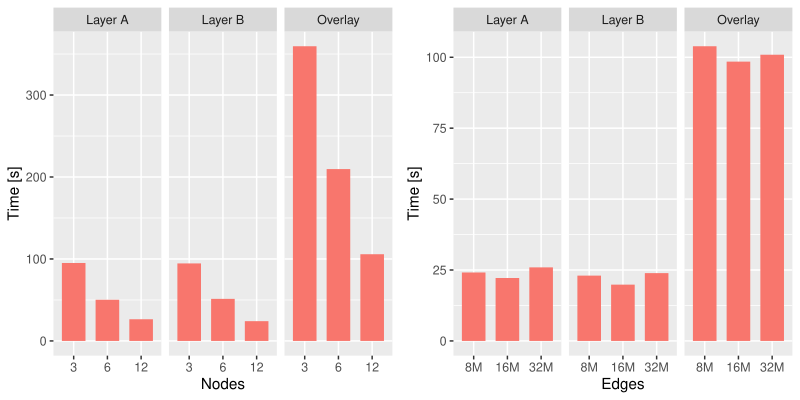

Source code (R):
library(tidyverse)
library(ggpubr)

data1 <- enframe(read_lines("speedup_us.txt"), value = "line") |>
  filter(str_detect(line, 'TIME')) |>
  separate(col = line, into = c("ts", "epoch", "appId", "time", "tag", "stage", "size"), sep = "\\|") |>
  mutate(time = as.numeric(time) / 1000.0) |>
  select(size, stage, time) |>
  filter(stage == "layer1" | stage == "layer2" | stage == "overlay") |>
  mutate(size = recode_factor(size, S1 = "3", S2 = "6", S4 = "12"))

data2 <- data1 |> group_by(size, stage) |> summarise(time = mean(time))

stage.labs <- c("Layer A", "Layer B", "Overlay")
names(stage.labs) <- c("layer1", "layer2","overlay")
p = ggplot(data2, aes(x = size, y = time, fill="blue")) + 
  geom_col(width = 0.7, position="dodge") + 
  labs(x="Nodes", y="Time [s]") +
  facet_wrap(~ stage, labeller = labeller(stage = stage.labs)) +
  guides(fill=F)

size_labels = c("1M", "2M", "4M")
data1 <- enframe(read_lines("scaleup_us.txt"), value = "line") |>
  filter(str_detect(line, 'TIME')) |>
  separate(col = line, into = c("ts", "epoch", "appId", "time", "tag", "stage", "size"), sep = "\\|") |>
  mutate(time = as.numeric(time) / 1000.0) |>
  select(size, stage, time) |>
  filter(stage == "layer1" | stage == "layer2" | stage == "overlay") |>
  mutate(size = recode_factor(size, S1 = "8M", S2 = "16M", S4 = "32M"))

data2 <- data1 |> group_by(size, stage) |> summarise(time = mean(time))

stage.labs <- c("Layer A", "Layer B", "Overlay")
names(stage.labs) <- c("layer1", "layer2","overlay")
q = ggplot(data2, aes(x = size, y = time, fill="blue")) + 
  geom_col(width = 0.7, position="dodge") + 
  labs(x="Edges", y="Time [s]") +
  facet_wrap(~ stage, labeller = labeller(stage = stage.labs)) +
  guides(fill=F)

W = 8
H = 4
ggarrange(p, q, ncol=2, nrow=1, common.legend = F, legend="top")
ggsave(paste0("K_SS.pdf"), width = W, height = H)
